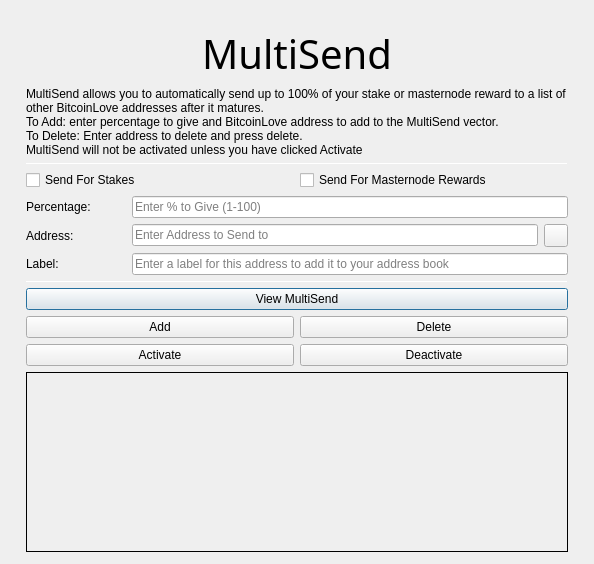
<?xml version="1.0" encoding="UTF-8"?>
<ui version="4.0">
 <class>MultiSendDialog</class>
 <widget class="QDialog" name="MultiSendDialog">
  <property name="windowModality">
   <enum>Qt::NonModal</enum>
  </property>
  <property name="geometry">
   <rect>
    <x>0</x>
    <y>0</y>
    <width>594</width>
    <height>526</height>
   </rect>
  </property>
  <property name="windowTitle">
   <string>MultiSend</string>
  </property>
  <layout class="QVBoxLayout" name="verticalLayout" stretch="0">
   <property name="leftMargin">
    <number>6</number>
   </property>
   <property name="topMargin">
    <number>6</number>
   </property>
   <property name="rightMargin">
    <number>6</number>
   </property>
   <property name="bottomMargin">
    <number>6</number>
   </property>
   <item>
    <layout class="QVBoxLayout" name="verticalLayout_Main" stretch="0,1,1,1,0,1,1,1">
     <property name="leftMargin">
      <number>20</number>
     </property>
     <property name="topMargin">
      <number>20</number>
     </property>
     <property name="rightMargin">
      <number>20</number>
     </property>
     <property name="bottomMargin">
      <number>20</number>
     </property>
     <item>
      <widget class="QLabel" name="multiSendHeader">
       <property name="font">
        <font>
         <family>Hind</family>
         <pointsize>30</pointsize>
         <weight>50</weight>
         <bold>false</bold>
        </font>
       </property>
       <property name="text">
        <string>MultiSend</string>
       </property>
       <property name="alignment">
        <set>Qt::AlignCenter</set>
       </property>
      </widget>
     </item>
     <item>
      <widget class="QLabel" name="label_2">
       <property name="lineWidth">
        <number>1</number>
       </property>
       <property name="text">
        <string>MultiSend allows you to automatically send up to 100% of your stake or masternode reward to a list of other BitcoinLove addresses after it matures.
To Add: enter percentage to give and BitcoinLove address to add to the MultiSend vector.
To Delete: Enter address to delete and press delete.
MultiSend will not be activated unless you have clicked Activate</string>
       </property>
       <property name="alignment">
        <set>Qt::AlignLeading|Qt::AlignLeft|Qt::AlignTop</set>
       </property>
       <property name="wordWrap">
        <bool>true</bool>
       </property>
      </widget>
     </item>
     <item>
      <widget class="Line" name="line">
       <property name="minimumSize">
        <size>
         <width>0</width>
         <height>1</height>
        </size>
       </property>
       <property name="maximumSize">
        <size>
         <width>16777215</width>
         <height>1</height>
        </size>
       </property>
       <property name="orientation">
        <enum>Qt::Horizontal</enum>
       </property>
      </widget>
     </item>
     <item>
      <layout class="QVBoxLayout" name="verticalLayout_Settings">
       <item>
        <layout class="QHBoxLayout" name="horizontalLayout">
         <item>
          <widget class="QCheckBox" name="multiSendStakeCheckBox">
           <property name="text">
            <string>Send For Stakes</string>
           </property>
          </widget>
         </item>
         <item>
          <widget class="QCheckBox" name="multiSendMasternodeCheckBox">
           <property name="text">
            <string>Send For Masternode Rewards</string>
           </property>
          </widget>
         </item>
        </layout>
       </item>
       <item>
        <layout class="QHBoxLayout" name="horizontalLayout_6">
         <item>
          <widget class="QLabel" name="label">
           <property name="minimumSize">
            <size>
             <width>100</width>
             <height>0</height>
            </size>
           </property>
           <property name="toolTip">
            <string>Percentage of stake to send</string>
           </property>
           <property name="text">
            <string>Percentage:</string>
           </property>
          </widget>
         </item>
         <item>
          <widget class="QLineEdit" name="multiSendPercentEdit">
           <property name="toolTip">
            <string>Enter whole numbers 1 - 100</string>
           </property>
           <property name="placeholderText">
            <string>Enter % to Give (1-100)</string>
           </property>
          </widget>
         </item>
        </layout>
       </item>
       <item>
        <layout class="QHBoxLayout" name="horizontalLayout_7">
         <item>
          <widget class="QLabel" name="label_5">
           <property name="minimumSize">
            <size>
             <width>100</width>
             <height>0</height>
            </size>
           </property>
           <property name="toolTip">
            <string>Address to send portion of stake to</string>
           </property>
           <property name="text">
            <string>Address:</string>
           </property>
          </widget>
         </item>
         <item>
          <widget class="QLineEdit" name="multiSendAddressEdit">
           <property name="toolTip">
            <string/>
           </property>
           <property name="placeholderText">
            <string>Enter Address to Send to</string>
           </property>
          </widget>
         </item>
         <item>
          <widget class="QToolButton" name="addressBookButton">
           <property name="maximumSize">
            <size>
             <width>16777215</width>
             <height>32</height>
            </size>
           </property>
           <property name="toolTip">
            <string>Choose an address from the address book</string>
           </property>
           <property name="text">
            <string/>
           </property>
           <property name="icon">
            <iconset resource="../bitcoinlove.qrc">
             <normaloff>:/icons/address-book</normaloff>:/icons/address-book</iconset>
           </property>
           <property name="shortcut">
            <string>Alt+A</string>
           </property>
          </widget>
         </item>
        </layout>
       </item>
      </layout>
     </item>
     <item>
      <layout class="QHBoxLayout" name="horizontalLayout_3">
       <item>
        <widget class="QLabel" name="label_3">
         <property name="minimumSize">
          <size>
           <width>100</width>
           <height>0</height>
          </size>
         </property>
         <property name="text">
          <string>Label:</string>
         </property>
        </widget>
       </item>
       <item>
        <widget class="QLineEdit" name="labelAddressLabelEdit">
         <property name="placeholderText">
          <string>Enter a label for this address to add it to your address book</string>
         </property>
        </widget>
       </item>
      </layout>
     </item>
     <item>
      <widget class="Line" name="line_2">
       <property name="minimumSize">
        <size>
         <width>0</width>
         <height>1</height>
        </size>
       </property>
       <property name="maximumSize">
        <size>
         <width>16777215</width>
         <height>1</height>
        </size>
       </property>
       <property name="orientation">
        <enum>Qt::Horizontal</enum>
       </property>
      </widget>
     </item>
     <item>
      <layout class="QVBoxLayout" name="verticalLayout_Buttons">
       <item>
        <layout class="QHBoxLayout" name="horizontalLayout_4">
         <item>
          <widget class="QPushButton" name="viewButton">
           <property name="toolTip">
            <string/>
           </property>
           <property name="statusTip">
            <string>View MultiSend Vector</string>
           </property>
           <property name="text">
            <string>View MultiSend</string>
           </property>
          </widget>
         </item>
        </layout>
       </item>
       <item>
        <layout class="QHBoxLayout" name="horizontalLayout_2">
         <item>
          <widget class="QPushButton" name="addButton">
           <property name="toolTip">
            <string/>
           </property>
           <property name="statusTip">
            <string>Add to MultiSend Vector</string>
           </property>
           <property name="text">
            <string>Add</string>
           </property>
          </widget>
         </item>
         <item>
          <widget class="QPushButton" name="deleteButton">
           <property name="toolTip">
            <string/>
           </property>
           <property name="statusTip">
            <string>Delete Address From MultiSend Vector</string>
           </property>
           <property name="text">
            <string>Delete</string>
           </property>
          </widget>
         </item>
        </layout>
       </item>
       <item>
        <layout class="QHBoxLayout" name="horizontalLayout_5">
         <item>
          <widget class="QPushButton" name="activateButton">
           <property name="statusTip">
            <string>Activate MultiSend</string>
           </property>
           <property name="text">
            <string>Activate</string>
           </property>
          </widget>
         </item>
         <item>
          <widget class="QPushButton" name="disableButton">
           <property name="statusTip">
            <string>Deactivate MultiSend</string>
           </property>
           <property name="text">
            <string>Deactivate</string>
           </property>
          </widget>
         </item>
        </layout>
       </item>
      </layout>
     </item>
     <item>
      <widget class="QLabel" name="message">
       <property name="minimumSize">
        <size>
         <width>0</width>
         <height>180</height>
        </size>
       </property>
       <property name="frameShape">
        <enum>QFrame::Panel</enum>
       </property>
       <property name="frameShadow">
        <enum>QFrame::Plain</enum>
       </property>
       <property name="lineWidth">
        <number>1</number>
       </property>
       <property name="midLineWidth">
        <number>1</number>
       </property>
       <property name="text">
        <string/>
       </property>
       <property name="alignment">
        <set>Qt::AlignLeading|Qt::AlignLeft|Qt::AlignTop</set>
       </property>
       <property name="wordWrap">
        <bool>true</bool>
       </property>
      </widget>
     </item>
    </layout>
   </item>
  </layout>
 </widget>
 <resources>
  <include location="../bitcoinlove.qrc"/>
 </resources>
 <connections/>
</ui>
